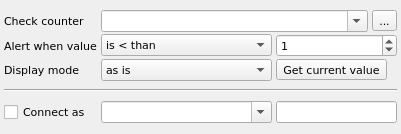
<?xml version="1.0" encoding="UTF-8"?>
<ui version="4.0">
 <class>PerformanceCounterWidget</class>
 <widget class="QWidget" name="PerformanceCounterWidget">
  <property name="geometry">
   <rect>
    <x>0</x>
    <y>0</y>
    <width>401</width>
    <height>134</height>
   </rect>
  </property>
  <property name="font">
   <font>
    <family>DejaVu Sans</family>
    <pointsize>8</pointsize>
   </font>
  </property>
  <property name="windowTitle">
   <string>Form</string>
  </property>
  <layout class="QGridLayout" name="gridLayout_2">
   <property name="leftMargin">
    <number>4</number>
   </property>
   <property name="topMargin">
    <number>2</number>
   </property>
   <property name="rightMargin">
    <number>4</number>
   </property>
   <property name="bottomMargin">
    <number>2</number>
   </property>
   <property name="spacing">
    <number>0</number>
   </property>
   <item row="0" column="0">
    <layout class="QGridLayout" name="gridLayout" columnstretch="0,7,5,0" rowminimumheight="0,0,0,16,0">
     <property name="horizontalSpacing">
      <number>4</number>
     </property>
     <property name="verticalSpacing">
      <number>2</number>
     </property>
     <item row="0" column="0">
      <widget class="QLabel" name="lblCheckCounter">
       <property name="text">
        <string>Check counter</string>
       </property>
      </widget>
     </item>
     <item row="0" column="1" colspan="2">
      <widget class="QComboBox" name="cmbCheckCounter">
       <property name="sizePolicy">
        <sizepolicy hsizetype="Expanding" vsizetype="Fixed">
         <horstretch>0</horstretch>
         <verstretch>0</verstretch>
        </sizepolicy>
       </property>
       <property name="editable">
        <bool>true</bool>
       </property>
      </widget>
     </item>
     <item row="0" column="3">
      <widget class="QToolButton" name="btnCheckCounter">
       <property name="text">
        <string>...</string>
       </property>
       <property name="icon">
        <iconset resource="../../qHostMonitor.qrc">
         <normaloff>:/img/browse.png</normaloff>:/img/browse.png</iconset>
       </property>
       <property name="iconSize">
        <size>
         <width>16</width>
         <height>16</height>
        </size>
       </property>
      </widget>
     </item>
     <item row="1" column="0">
      <widget class="QLabel" name="lblAlertWhen">
       <property name="text">
        <string>Alert when value</string>
       </property>
      </widget>
     </item>
     <item row="1" column="1">
      <widget class="QComboBox" name="cmbAlert">
       <item>
        <property name="text">
         <string>is &lt; than</string>
        </property>
       </item>
       <item>
        <property name="text">
         <string>is &gt; than</string>
        </property>
       </item>
       <item>
        <property name="text">
         <string>is = to</string>
        </property>
       </item>
       <item>
        <property name="text">
         <string>is &lt;&gt; from</string>
        </property>
       </item>
       <item>
        <property name="text">
         <string>increases by</string>
        </property>
       </item>
       <item>
        <property name="text">
         <string>decreases by</string>
        </property>
       </item>
       <item>
        <property name="text">
         <string>changes by</string>
        </property>
       </item>
       <item>
        <property name="text">
         <string>increases by (%)</string>
        </property>
       </item>
       <item>
        <property name="text">
         <string>decreases by (%)</string>
        </property>
       </item>
       <item>
        <property name="text">
         <string>changes by (%)</string>
        </property>
       </item>
       <item>
        <property name="text">
         <string>increases /sec</string>
        </property>
       </item>
       <item>
        <property name="text">
         <string>decreases /sec</string>
        </property>
       </item>
       <item>
        <property name="text">
         <string>changes /sec</string>
        </property>
       </item>
      </widget>
     </item>
     <item row="1" column="2" colspan="2">
      <widget class="QSpinBox" name="spinAlert">
       <property name="maximum">
        <number>1000000</number>
       </property>
       <property name="value">
        <number>1</number>
       </property>
      </widget>
     </item>
     <item row="2" column="0">
      <widget class="QLabel" name="lblDisplayMode">
       <property name="text">
        <string>Display mode</string>
       </property>
      </widget>
     </item>
     <item row="2" column="1">
      <widget class="QComboBox" name="cmbDisplayMode">
       <item>
        <property name="text">
         <string>as is</string>
        </property>
       </item>
       <item>
        <property name="text">
         <string>sec-&gt; [days] hh:mm:ss</string>
        </property>
       </item>
       <item>
        <property name="text">
         <string>msec-&gt; [days] hh:mm:ss</string>
        </property>
       </item>
       <item>
        <property name="text">
         <string>bytes -&gt; Kb</string>
        </property>
       </item>
       <item>
        <property name="text">
         <string>bytes -&gt; Mb</string>
        </property>
       </item>
       <item>
        <property name="text">
         <string>bytes -&gt; Gb</string>
        </property>
       </item>
      </widget>
     </item>
     <item row="2" column="2" colspan="2">
      <widget class="QToolButton" name="btnDisplayMode">
       <property name="text">
        <string>Get current value</string>
       </property>
      </widget>
     </item>
     <item row="3" column="0" colspan="4">
      <widget class="Line" name="line">
       <property name="orientation">
        <enum>Qt::Horizontal</enum>
       </property>
      </widget>
     </item>
     <item row="4" column="0">
      <widget class="QCheckBox" name="chkConnect">
       <property name="text">
        <string>Connect as</string>
       </property>
      </widget>
     </item>
     <item row="4" column="1">
      <widget class="QComboBox" name="cmbConnectLogin">
       <property name="editable">
        <bool>true</bool>
       </property>
      </widget>
     </item>
     <item row="4" column="2" colspan="2">
      <widget class="QLineEdit" name="lnConnectPassword"/>
     </item>
    </layout>
   </item>
  </layout>
 </widget>
 <resources>
  <include location="../../qHostMonitor.qrc"/>
  <include location="../../qHostMonitor.qrc"/>
 </resources>
 <connections/>
</ui>
